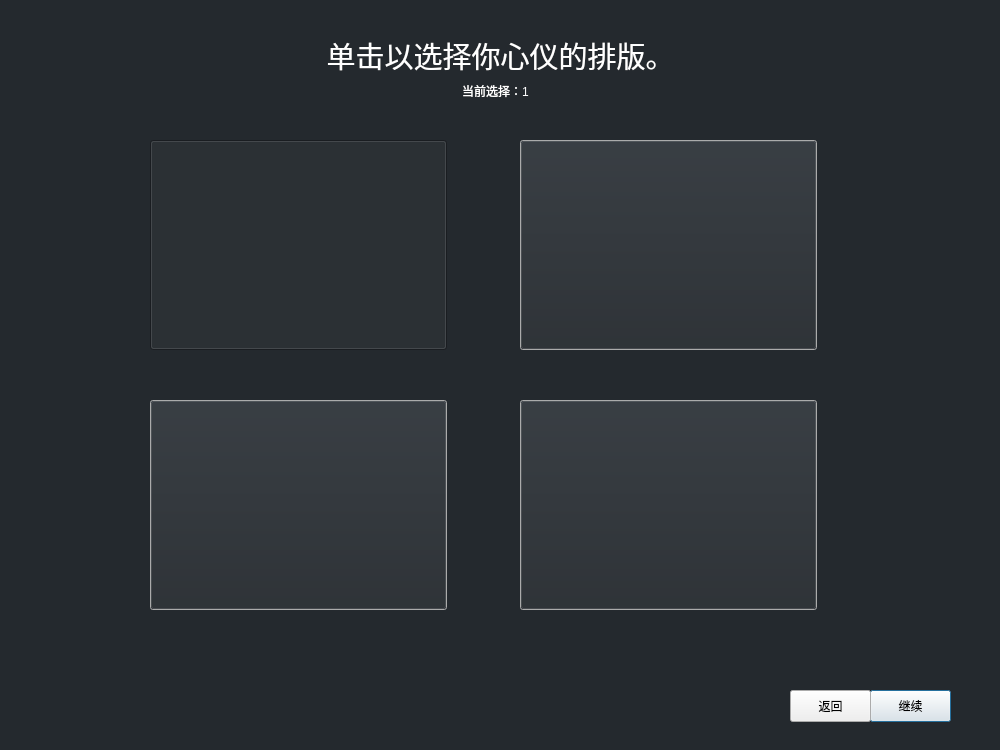
<?xml version="1.0" encoding="UTF-8"?>
<ui version="4.0">
 <class>Dialog</class>
 <widget class="QDialog" name="Dialog">
  <property name="geometry">
   <rect>
    <x>0</x>
    <y>0</y>
    <width>1000</width>
    <height>750</height>
   </rect>
  </property>
  <property name="minimumSize">
   <size>
    <width>1000</width>
    <height>750</height>
   </size>
  </property>
  <property name="maximumSize">
   <size>
    <width>1000</width>
    <height>750</height>
   </size>
  </property>
  <property name="windowTitle">
   <string>新海报 | 选择排版</string>
  </property>
  <widget class="QLabel" name="backgroundLabel">
   <property name="geometry">
    <rect>
     <x>0</x>
     <y>0</y>
     <width>1000</width>
     <height>750</height>
    </rect>
   </property>
   <property name="minimumSize">
    <size>
     <width>1000</width>
     <height>750</height>
    </size>
   </property>
   <property name="maximumSize">
    <size>
     <width>1000</width>
     <height>750</height>
    </size>
   </property>
   <property name="font">
    <font>
     <family>Times New Roman</family>
     <pointsize>40</pointsize>
     <stylestrategy>NoAntialias</stylestrategy>
     <kerning>false</kerning>
    </font>
   </property>
   <property name="styleSheet">
    <string notr="true">#backgroundLabel {
    background-color: #24292E;
}</string>
   </property>
   <property name="text">
    <string/>
   </property>
  </widget>
  <widget class="QPushButton" name="continueButton">
   <property name="geometry">
    <rect>
     <x>870</x>
     <y>690</y>
     <width>81</width>
     <height>32</height>
    </rect>
   </property>
   <property name="font">
    <font>
     <family>Avenir Next</family>
    </font>
   </property>
   <property name="text">
    <string>继续</string>
   </property>
   <property name="autoDefault">
    <bool>true</bool>
   </property>
   <property name="default">
    <bool>true</bool>
   </property>
   <property name="flat">
    <bool>false</bool>
   </property>
  </widget>
  <widget class="QPushButton" name="cancelButton">
   <property name="geometry">
    <rect>
     <x>790</x>
     <y>690</y>
     <width>81</width>
     <height>32</height>
    </rect>
   </property>
   <property name="font">
    <font>
     <family>Avenir Next</family>
    </font>
   </property>
   <property name="text">
    <string>返回</string>
   </property>
   <property name="autoDefault">
    <bool>false</bool>
   </property>
   <property name="default">
    <bool>false</bool>
   </property>
   <property name="flat">
    <bool>false</bool>
   </property>
  </widget>
  <widget class="QLabel" name="titleLabel">
   <property name="geometry">
    <rect>
     <x>320</x>
     <y>40</y>
     <width>361</width>
     <height>31</height>
    </rect>
   </property>
   <property name="palette">
    <palette>
     <active>
      <colorrole role="WindowText">
       <brush brushstyle="SolidPattern">
        <color alpha="255">
         <red>255</red>
         <green>255</green>
         <blue>255</blue>
        </color>
       </brush>
      </colorrole>
     </active>
     <inactive>
      <colorrole role="WindowText">
       <brush brushstyle="SolidPattern">
        <color alpha="255">
         <red>255</red>
         <green>255</green>
         <blue>255</blue>
        </color>
       </brush>
      </colorrole>
     </inactive>
     <disabled>
      <colorrole role="WindowText">
       <brush brushstyle="SolidPattern">
        <color alpha="63">
         <red>0</red>
         <green>0</green>
         <blue>0</blue>
        </color>
       </brush>
      </colorrole>
     </disabled>
    </palette>
   </property>
   <property name="font">
    <font>
     <family>Avenir Next</family>
     <pointsize>22</pointsize>
    </font>
   </property>
   <property name="text">
    <string>单击以选择你心仪的排版。</string>
   </property>
   <property name="alignment">
    <set>Qt::AlignCenter</set>
   </property>
  </widget>
  <widget class="QPushButton" name="temp1Button">
   <property name="geometry">
    <rect>
     <x>150</x>
     <y>140</y>
     <width>297</width>
     <height>210</height>
    </rect>
   </property>
   <property name="palette">
    <palette>
     <active>
      <colorrole role="WindowText">
       <brush brushstyle="SolidPattern">
        <color alpha="255">
         <red>36</red>
         <green>41</green>
         <blue>46</blue>
        </color>
       </brush>
      </colorrole>
      <colorrole role="Button">
       <brush brushstyle="SolidPattern">
        <color alpha="255">
         <red>36</red>
         <green>41</green>
         <blue>46</blue>
        </color>
       </brush>
      </colorrole>
      <colorrole role="Light">
       <brush brushstyle="SolidPattern">
        <color alpha="255">
         <red>36</red>
         <green>41</green>
         <blue>46</blue>
        </color>
       </brush>
      </colorrole>
      <colorrole role="Midlight">
       <brush brushstyle="SolidPattern">
        <color alpha="255">
         <red>45</red>
         <green>51</green>
         <blue>57</blue>
        </color>
       </brush>
      </colorrole>
      <colorrole role="Dark">
       <brush brushstyle="SolidPattern">
        <color alpha="255">
         <red>36</red>
         <green>41</green>
         <blue>46</blue>
        </color>
       </brush>
      </colorrole>
      <colorrole role="Mid">
       <brush brushstyle="SolidPattern">
        <color alpha="255">
         <red>24</red>
         <green>27</green>
         <blue>30</blue>
        </color>
       </brush>
      </colorrole>
      <colorrole role="Text">
       <brush brushstyle="SolidPattern">
        <color alpha="255">
         <red>36</red>
         <green>41</green>
         <blue>46</blue>
        </color>
       </brush>
      </colorrole>
      <colorrole role="BrightText">
       <brush brushstyle="SolidPattern">
        <color alpha="255">
         <red>36</red>
         <green>41</green>
         <blue>46</blue>
        </color>
       </brush>
      </colorrole>
      <colorrole role="ButtonText">
       <brush brushstyle="SolidPattern">
        <color alpha="255">
         <red>36</red>
         <green>41</green>
         <blue>46</blue>
        </color>
       </brush>
      </colorrole>
      <colorrole role="Base">
       <brush brushstyle="SolidPattern">
        <color alpha="255">
         <red>0</red>
         <green>0</green>
         <blue>0</blue>
        </color>
       </brush>
      </colorrole>
      <colorrole role="Window">
       <brush brushstyle="SolidPattern">
        <color alpha="255">
         <red>36</red>
         <green>41</green>
         <blue>46</blue>
        </color>
       </brush>
      </colorrole>
      <colorrole role="Shadow">
       <brush brushstyle="SolidPattern">
        <color alpha="255">
         <red>0</red>
         <green>0</green>
         <blue>0</blue>
        </color>
       </brush>
      </colorrole>
      <colorrole role="AlternateBase">
       <brush brushstyle="SolidPattern">
        <color alpha="255">
         <red>18</red>
         <green>20</green>
         <blue>23</blue>
        </color>
       </brush>
      </colorrole>
      <colorrole role="ToolTipBase">
       <brush brushstyle="SolidPattern">
        <color alpha="255">
         <red>255</red>
         <green>255</green>
         <blue>220</blue>
        </color>
       </brush>
      </colorrole>
      <colorrole role="ToolTipText">
       <brush brushstyle="SolidPattern">
        <color alpha="255">
         <red>0</red>
         <green>0</green>
         <blue>0</blue>
        </color>
       </brush>
      </colorrole>
      <colorrole role="PlaceholderText">
       <brush brushstyle="SolidPattern">
        <color alpha="128">
         <red>255</red>
         <green>255</green>
         <blue>255</blue>
        </color>
       </brush>
      </colorrole>
     </active>
     <inactive>
      <colorrole role="WindowText">
       <brush brushstyle="SolidPattern">
        <color alpha="255">
         <red>36</red>
         <green>41</green>
         <blue>46</blue>
        </color>
       </brush>
      </colorrole>
      <colorrole role="Button">
       <brush brushstyle="SolidPattern">
        <color alpha="255">
         <red>36</red>
         <green>41</green>
         <blue>46</blue>
        </color>
       </brush>
      </colorrole>
      <colorrole role="Light">
       <brush brushstyle="SolidPattern">
        <color alpha="255">
         <red>36</red>
         <green>41</green>
         <blue>46</blue>
        </color>
       </brush>
      </colorrole>
      <colorrole role="Midlight">
       <brush brushstyle="SolidPattern">
        <color alpha="255">
         <red>45</red>
         <green>51</green>
         <blue>57</blue>
        </color>
       </brush>
      </colorrole>
      <colorrole role="Dark">
       <brush brushstyle="SolidPattern">
        <color alpha="255">
         <red>36</red>
         <green>41</green>
         <blue>46</blue>
        </color>
       </brush>
      </colorrole>
      <colorrole role="Mid">
       <brush brushstyle="SolidPattern">
        <color alpha="255">
         <red>24</red>
         <green>27</green>
         <blue>30</blue>
        </color>
       </brush>
      </colorrole>
      <colorrole role="Text">
       <brush brushstyle="SolidPattern">
        <color alpha="255">
         <red>36</red>
         <green>41</green>
         <blue>46</blue>
        </color>
       </brush>
      </colorrole>
      <colorrole role="BrightText">
       <brush brushstyle="SolidPattern">
        <color alpha="255">
         <red>36</red>
         <green>41</green>
         <blue>46</blue>
        </color>
       </brush>
      </colorrole>
      <colorrole role="ButtonText">
       <brush brushstyle="SolidPattern">
        <color alpha="255">
         <red>36</red>
         <green>41</green>
         <blue>46</blue>
        </color>
       </brush>
      </colorrole>
      <colorrole role="Base">
       <brush brushstyle="SolidPattern">
        <color alpha="255">
         <red>0</red>
         <green>0</green>
         <blue>0</blue>
        </color>
       </brush>
      </colorrole>
      <colorrole role="Window">
       <brush brushstyle="SolidPattern">
        <color alpha="255">
         <red>36</red>
         <green>41</green>
         <blue>46</blue>
        </color>
       </brush>
      </colorrole>
      <colorrole role="Shadow">
       <brush brushstyle="SolidPattern">
        <color alpha="255">
         <red>0</red>
         <green>0</green>
         <blue>0</blue>
        </color>
       </brush>
      </colorrole>
      <colorrole role="AlternateBase">
       <brush brushstyle="SolidPattern">
        <color alpha="255">
         <red>18</red>
         <green>20</green>
         <blue>23</blue>
        </color>
       </brush>
      </colorrole>
      <colorrole role="ToolTipBase">
       <brush brushstyle="SolidPattern">
        <color alpha="255">
         <red>255</red>
         <green>255</green>
         <blue>220</blue>
        </color>
       </brush>
      </colorrole>
      <colorrole role="ToolTipText">
       <brush brushstyle="SolidPattern">
        <color alpha="255">
         <red>0</red>
         <green>0</green>
         <blue>0</blue>
        </color>
       </brush>
      </colorrole>
      <colorrole role="PlaceholderText">
       <brush brushstyle="SolidPattern">
        <color alpha="128">
         <red>255</red>
         <green>255</green>
         <blue>255</blue>
        </color>
       </brush>
      </colorrole>
     </inactive>
     <disabled>
      <colorrole role="WindowText">
       <brush brushstyle="SolidPattern">
        <color alpha="255">
         <red>36</red>
         <green>41</green>
         <blue>46</blue>
        </color>
       </brush>
      </colorrole>
      <colorrole role="Button">
       <brush brushstyle="SolidPattern">
        <color alpha="255">
         <red>36</red>
         <green>41</green>
         <blue>46</blue>
        </color>
       </brush>
      </colorrole>
      <colorrole role="Light">
       <brush brushstyle="SolidPattern">
        <color alpha="255">
         <red>36</red>
         <green>41</green>
         <blue>46</blue>
        </color>
       </brush>
      </colorrole>
      <colorrole role="Midlight">
       <brush brushstyle="SolidPattern">
        <color alpha="255">
         <red>45</red>
         <green>51</green>
         <blue>57</blue>
        </color>
       </brush>
      </colorrole>
      <colorrole role="Dark">
       <brush brushstyle="SolidPattern">
        <color alpha="255">
         <red>36</red>
         <green>41</green>
         <blue>46</blue>
        </color>
       </brush>
      </colorrole>
      <colorrole role="Mid">
       <brush brushstyle="SolidPattern">
        <color alpha="255">
         <red>24</red>
         <green>27</green>
         <blue>30</blue>
        </color>
       </brush>
      </colorrole>
      <colorrole role="Text">
       <brush brushstyle="SolidPattern">
        <color alpha="255">
         <red>36</red>
         <green>41</green>
         <blue>46</blue>
        </color>
       </brush>
      </colorrole>
      <colorrole role="BrightText">
       <brush brushstyle="SolidPattern">
        <color alpha="255">
         <red>36</red>
         <green>41</green>
         <blue>46</blue>
        </color>
       </brush>
      </colorrole>
      <colorrole role="ButtonText">
       <brush brushstyle="SolidPattern">
        <color alpha="255">
         <red>36</red>
         <green>41</green>
         <blue>46</blue>
        </color>
       </brush>
      </colorrole>
      <colorrole role="Base">
       <brush brushstyle="SolidPattern">
        <color alpha="255">
         <red>36</red>
         <green>41</green>
         <blue>46</blue>
        </color>
       </brush>
      </colorrole>
      <colorrole role="Window">
       <brush brushstyle="SolidPattern">
        <color alpha="255">
         <red>36</red>
         <green>41</green>
         <blue>46</blue>
        </color>
       </brush>
      </colorrole>
      <colorrole role="Shadow">
       <brush brushstyle="SolidPattern">
        <color alpha="255">
         <red>0</red>
         <green>0</green>
         <blue>0</blue>
        </color>
       </brush>
      </colorrole>
      <colorrole role="AlternateBase">
       <brush brushstyle="SolidPattern">
        <color alpha="255">
         <red>36</red>
         <green>41</green>
         <blue>46</blue>
        </color>
       </brush>
      </colorrole>
      <colorrole role="ToolTipBase">
       <brush brushstyle="SolidPattern">
        <color alpha="255">
         <red>255</red>
         <green>255</green>
         <blue>220</blue>
        </color>
       </brush>
      </colorrole>
      <colorrole role="ToolTipText">
       <brush brushstyle="SolidPattern">
        <color alpha="255">
         <red>0</red>
         <green>0</green>
         <blue>0</blue>
        </color>
       </brush>
      </colorrole>
      <colorrole role="PlaceholderText">
       <brush brushstyle="SolidPattern">
        <color alpha="128">
         <red>255</red>
         <green>255</green>
         <blue>255</blue>
        </color>
       </brush>
      </colorrole>
     </disabled>
    </palette>
   </property>
   <property name="font">
    <font>
     <family>Avenir Next</family>
    </font>
   </property>
   <property name="styleSheet">
    <string notr="true">background: url(:/images/pgen_temp_1.png)</string>
   </property>
   <property name="text">
    <string/>
   </property>
   <property name="checkable">
    <bool>true</bool>
   </property>
   <property name="checked">
    <bool>true</bool>
   </property>
   <property name="autoExclusive">
    <bool>true</bool>
   </property>
   <property name="autoDefault">
    <bool>false</bool>
   </property>
  </widget>
  <widget class="QPushButton" name="temp4Button">
   <property name="geometry">
    <rect>
     <x>520</x>
     <y>400</y>
     <width>297</width>
     <height>210</height>
    </rect>
   </property>
   <property name="palette">
    <palette>
     <active>
      <colorrole role="WindowText">
       <brush brushstyle="SolidPattern">
        <color alpha="255">
         <red>36</red>
         <green>41</green>
         <blue>46</blue>
        </color>
       </brush>
      </colorrole>
      <colorrole role="Button">
       <brush brushstyle="SolidPattern">
        <color alpha="255">
         <red>36</red>
         <green>41</green>
         <blue>46</blue>
        </color>
       </brush>
      </colorrole>
      <colorrole role="Light">
       <brush brushstyle="SolidPattern">
        <color alpha="255">
         <red>36</red>
         <green>41</green>
         <blue>46</blue>
        </color>
       </brush>
      </colorrole>
      <colorrole role="Midlight">
       <brush brushstyle="SolidPattern">
        <color alpha="255">
         <red>36</red>
         <green>41</green>
         <blue>46</blue>
        </color>
       </brush>
      </colorrole>
      <colorrole role="Dark">
       <brush brushstyle="SolidPattern">
        <color alpha="255">
         <red>36</red>
         <green>41</green>
         <blue>46</blue>
        </color>
       </brush>
      </colorrole>
      <colorrole role="Mid">
       <brush brushstyle="SolidPattern">
        <color alpha="255">
         <red>36</red>
         <green>41</green>
         <blue>46</blue>
        </color>
       </brush>
      </colorrole>
      <colorrole role="Text">
       <brush brushstyle="SolidPattern">
        <color alpha="255">
         <red>36</red>
         <green>41</green>
         <blue>46</blue>
        </color>
       </brush>
      </colorrole>
      <colorrole role="BrightText">
       <brush brushstyle="SolidPattern">
        <color alpha="255">
         <red>36</red>
         <green>41</green>
         <blue>46</blue>
        </color>
       </brush>
      </colorrole>
      <colorrole role="ButtonText">
       <brush brushstyle="SolidPattern">
        <color alpha="255">
         <red>36</red>
         <green>41</green>
         <blue>46</blue>
        </color>
       </brush>
      </colorrole>
      <colorrole role="PlaceholderText">
       <brush brushstyle="SolidPattern">
        <color alpha="128">
         <red>0</red>
         <green>0</green>
         <blue>0</blue>
        </color>
       </brush>
      </colorrole>
     </active>
     <inactive>
      <colorrole role="WindowText">
       <brush brushstyle="SolidPattern">
        <color alpha="255">
         <red>36</red>
         <green>41</green>
         <blue>46</blue>
        </color>
       </brush>
      </colorrole>
      <colorrole role="Button">
       <brush brushstyle="SolidPattern">
        <color alpha="255">
         <red>36</red>
         <green>41</green>
         <blue>46</blue>
        </color>
       </brush>
      </colorrole>
      <colorrole role="Light">
       <brush brushstyle="SolidPattern">
        <color alpha="255">
         <red>36</red>
         <green>41</green>
         <blue>46</blue>
        </color>
       </brush>
      </colorrole>
      <colorrole role="Midlight">
       <brush brushstyle="SolidPattern">
        <color alpha="255">
         <red>36</red>
         <green>41</green>
         <blue>46</blue>
        </color>
       </brush>
      </colorrole>
      <colorrole role="Dark">
       <brush brushstyle="SolidPattern">
        <color alpha="255">
         <red>36</red>
         <green>41</green>
         <blue>46</blue>
        </color>
       </brush>
      </colorrole>
      <colorrole role="Mid">
       <brush brushstyle="SolidPattern">
        <color alpha="255">
         <red>36</red>
         <green>41</green>
         <blue>46</blue>
        </color>
       </brush>
      </colorrole>
      <colorrole role="Text">
       <brush brushstyle="SolidPattern">
        <color alpha="255">
         <red>36</red>
         <green>41</green>
         <blue>46</blue>
        </color>
       </brush>
      </colorrole>
      <colorrole role="BrightText">
       <brush brushstyle="SolidPattern">
        <color alpha="255">
         <red>36</red>
         <green>41</green>
         <blue>46</blue>
        </color>
       </brush>
      </colorrole>
      <colorrole role="ButtonText">
       <brush brushstyle="SolidPattern">
        <color alpha="255">
         <red>36</red>
         <green>41</green>
         <blue>46</blue>
        </color>
       </brush>
      </colorrole>
      <colorrole role="PlaceholderText">
       <brush brushstyle="SolidPattern">
        <color alpha="128">
         <red>0</red>
         <green>0</green>
         <blue>0</blue>
        </color>
       </brush>
      </colorrole>
     </inactive>
     <disabled>
      <colorrole role="WindowText">
       <brush brushstyle="SolidPattern">
        <color alpha="255">
         <red>36</red>
         <green>41</green>
         <blue>46</blue>
        </color>
       </brush>
      </colorrole>
      <colorrole role="Button">
       <brush brushstyle="SolidPattern">
        <color alpha="255">
         <red>36</red>
         <green>41</green>
         <blue>46</blue>
        </color>
       </brush>
      </colorrole>
      <colorrole role="Light">
       <brush brushstyle="SolidPattern">
        <color alpha="255">
         <red>36</red>
         <green>41</green>
         <blue>46</blue>
        </color>
       </brush>
      </colorrole>
      <colorrole role="Midlight">
       <brush brushstyle="SolidPattern">
        <color alpha="255">
         <red>36</red>
         <green>41</green>
         <blue>46</blue>
        </color>
       </brush>
      </colorrole>
      <colorrole role="Dark">
       <brush brushstyle="SolidPattern">
        <color alpha="255">
         <red>36</red>
         <green>41</green>
         <blue>46</blue>
        </color>
       </brush>
      </colorrole>
      <colorrole role="Mid">
       <brush brushstyle="SolidPattern">
        <color alpha="255">
         <red>36</red>
         <green>41</green>
         <blue>46</blue>
        </color>
       </brush>
      </colorrole>
      <colorrole role="Text">
       <brush brushstyle="SolidPattern">
        <color alpha="255">
         <red>36</red>
         <green>41</green>
         <blue>46</blue>
        </color>
       </brush>
      </colorrole>
      <colorrole role="BrightText">
       <brush brushstyle="SolidPattern">
        <color alpha="255">
         <red>36</red>
         <green>41</green>
         <blue>46</blue>
        </color>
       </brush>
      </colorrole>
      <colorrole role="ButtonText">
       <brush brushstyle="SolidPattern">
        <color alpha="255">
         <red>36</red>
         <green>41</green>
         <blue>46</blue>
        </color>
       </brush>
      </colorrole>
      <colorrole role="PlaceholderText">
       <brush brushstyle="SolidPattern">
        <color alpha="128">
         <red>0</red>
         <green>0</green>
         <blue>0</blue>
        </color>
       </brush>
      </colorrole>
     </disabled>
    </palette>
   </property>
   <property name="font">
    <font>
     <family>Avenir Next</family>
    </font>
   </property>
   <property name="styleSheet">
    <string notr="true">background: url(:/images/pgen_temp_4.png)</string>
   </property>
   <property name="text">
    <string/>
   </property>
   <property name="checkable">
    <bool>true</bool>
   </property>
   <property name="autoExclusive">
    <bool>true</bool>
   </property>
   <property name="autoDefault">
    <bool>false</bool>
   </property>
  </widget>
  <widget class="QPushButton" name="temp3Button">
   <property name="geometry">
    <rect>
     <x>150</x>
     <y>400</y>
     <width>297</width>
     <height>210</height>
    </rect>
   </property>
   <property name="palette">
    <palette>
     <active>
      <colorrole role="WindowText">
       <brush brushstyle="SolidPattern">
        <color alpha="255">
         <red>36</red>
         <green>41</green>
         <blue>46</blue>
        </color>
       </brush>
      </colorrole>
      <colorrole role="Button">
       <brush brushstyle="SolidPattern">
        <color alpha="255">
         <red>36</red>
         <green>41</green>
         <blue>46</blue>
        </color>
       </brush>
      </colorrole>
      <colorrole role="Light">
       <brush brushstyle="SolidPattern">
        <color alpha="255">
         <red>36</red>
         <green>41</green>
         <blue>46</blue>
        </color>
       </brush>
      </colorrole>
      <colorrole role="Midlight">
       <brush brushstyle="SolidPattern">
        <color alpha="255">
         <red>36</red>
         <green>41</green>
         <blue>46</blue>
        </color>
       </brush>
      </colorrole>
      <colorrole role="Dark">
       <brush brushstyle="SolidPattern">
        <color alpha="255">
         <red>36</red>
         <green>41</green>
         <blue>46</blue>
        </color>
       </brush>
      </colorrole>
      <colorrole role="Mid">
       <brush brushstyle="SolidPattern">
        <color alpha="255">
         <red>36</red>
         <green>41</green>
         <blue>46</blue>
        </color>
       </brush>
      </colorrole>
      <colorrole role="Text">
       <brush brushstyle="SolidPattern">
        <color alpha="255">
         <red>36</red>
         <green>41</green>
         <blue>46</blue>
        </color>
       </brush>
      </colorrole>
      <colorrole role="BrightText">
       <brush brushstyle="SolidPattern">
        <color alpha="255">
         <red>36</red>
         <green>41</green>
         <blue>46</blue>
        </color>
       </brush>
      </colorrole>
      <colorrole role="ButtonText">
       <brush brushstyle="SolidPattern">
        <color alpha="255">
         <red>36</red>
         <green>41</green>
         <blue>46</blue>
        </color>
       </brush>
      </colorrole>
      <colorrole role="PlaceholderText">
       <brush brushstyle="SolidPattern">
        <color alpha="128">
         <red>0</red>
         <green>0</green>
         <blue>0</blue>
        </color>
       </brush>
      </colorrole>
     </active>
     <inactive>
      <colorrole role="WindowText">
       <brush brushstyle="SolidPattern">
        <color alpha="255">
         <red>36</red>
         <green>41</green>
         <blue>46</blue>
        </color>
       </brush>
      </colorrole>
      <colorrole role="Button">
       <brush brushstyle="SolidPattern">
        <color alpha="255">
         <red>36</red>
         <green>41</green>
         <blue>46</blue>
        </color>
       </brush>
      </colorrole>
      <colorrole role="Light">
       <brush brushstyle="SolidPattern">
        <color alpha="255">
         <red>36</red>
         <green>41</green>
         <blue>46</blue>
        </color>
       </brush>
      </colorrole>
      <colorrole role="Midlight">
       <brush brushstyle="SolidPattern">
        <color alpha="255">
         <red>36</red>
         <green>41</green>
         <blue>46</blue>
        </color>
       </brush>
      </colorrole>
      <colorrole role="Dark">
       <brush brushstyle="SolidPattern">
        <color alpha="255">
         <red>36</red>
         <green>41</green>
         <blue>46</blue>
        </color>
       </brush>
      </colorrole>
      <colorrole role="Mid">
       <brush brushstyle="SolidPattern">
        <color alpha="255">
         <red>36</red>
         <green>41</green>
         <blue>46</blue>
        </color>
       </brush>
      </colorrole>
      <colorrole role="Text">
       <brush brushstyle="SolidPattern">
        <color alpha="255">
         <red>36</red>
         <green>41</green>
         <blue>46</blue>
        </color>
       </brush>
      </colorrole>
      <colorrole role="BrightText">
       <brush brushstyle="SolidPattern">
        <color alpha="255">
         <red>36</red>
         <green>41</green>
         <blue>46</blue>
        </color>
       </brush>
      </colorrole>
      <colorrole role="ButtonText">
       <brush brushstyle="SolidPattern">
        <color alpha="255">
         <red>36</red>
         <green>41</green>
         <blue>46</blue>
        </color>
       </brush>
      </colorrole>
      <colorrole role="PlaceholderText">
       <brush brushstyle="SolidPattern">
        <color alpha="128">
         <red>0</red>
         <green>0</green>
         <blue>0</blue>
        </color>
       </brush>
      </colorrole>
     </inactive>
     <disabled>
      <colorrole role="WindowText">
       <brush brushstyle="SolidPattern">
        <color alpha="255">
         <red>36</red>
         <green>41</green>
         <blue>46</blue>
        </color>
       </brush>
      </colorrole>
      <colorrole role="Button">
       <brush brushstyle="SolidPattern">
        <color alpha="255">
         <red>36</red>
         <green>41</green>
         <blue>46</blue>
        </color>
       </brush>
      </colorrole>
      <colorrole role="Light">
       <brush brushstyle="SolidPattern">
        <color alpha="255">
         <red>36</red>
         <green>41</green>
         <blue>46</blue>
        </color>
       </brush>
      </colorrole>
      <colorrole role="Midlight">
       <brush brushstyle="SolidPattern">
        <color alpha="255">
         <red>36</red>
         <green>41</green>
         <blue>46</blue>
        </color>
       </brush>
      </colorrole>
      <colorrole role="Dark">
       <brush brushstyle="SolidPattern">
        <color alpha="255">
         <red>36</red>
         <green>41</green>
         <blue>46</blue>
        </color>
       </brush>
      </colorrole>
      <colorrole role="Mid">
       <brush brushstyle="SolidPattern">
        <color alpha="255">
         <red>36</red>
         <green>41</green>
         <blue>46</blue>
        </color>
       </brush>
      </colorrole>
      <colorrole role="Text">
       <brush brushstyle="SolidPattern">
        <color alpha="255">
         <red>36</red>
         <green>41</green>
         <blue>46</blue>
        </color>
       </brush>
      </colorrole>
      <colorrole role="BrightText">
       <brush brushstyle="SolidPattern">
        <color alpha="255">
         <red>36</red>
         <green>41</green>
         <blue>46</blue>
        </color>
       </brush>
      </colorrole>
      <colorrole role="ButtonText">
       <brush brushstyle="SolidPattern">
        <color alpha="255">
         <red>36</red>
         <green>41</green>
         <blue>46</blue>
        </color>
       </brush>
      </colorrole>
      <colorrole role="PlaceholderText">
       <brush brushstyle="SolidPattern">
        <color alpha="128">
         <red>0</red>
         <green>0</green>
         <blue>0</blue>
        </color>
       </brush>
      </colorrole>
     </disabled>
    </palette>
   </property>
   <property name="font">
    <font>
     <family>Avenir Next</family>
    </font>
   </property>
   <property name="styleSheet">
    <string notr="true">background: url(:/images/pgen_temp_3.png)</string>
   </property>
   <property name="text">
    <string/>
   </property>
   <property name="checkable">
    <bool>true</bool>
   </property>
   <property name="autoExclusive">
    <bool>true</bool>
   </property>
   <property name="autoDefault">
    <bool>false</bool>
   </property>
  </widget>
  <widget class="QPushButton" name="temp2Button">
   <property name="geometry">
    <rect>
     <x>520</x>
     <y>140</y>
     <width>297</width>
     <height>210</height>
    </rect>
   </property>
   <property name="palette">
    <palette>
     <active>
      <colorrole role="WindowText">
       <brush brushstyle="SolidPattern">
        <color alpha="255">
         <red>36</red>
         <green>41</green>
         <blue>46</blue>
        </color>
       </brush>
      </colorrole>
      <colorrole role="Button">
       <brush brushstyle="SolidPattern">
        <color alpha="255">
         <red>36</red>
         <green>41</green>
         <blue>46</blue>
        </color>
       </brush>
      </colorrole>
      <colorrole role="Light">
       <brush brushstyle="SolidPattern">
        <color alpha="255">
         <red>36</red>
         <green>41</green>
         <blue>46</blue>
        </color>
       </brush>
      </colorrole>
      <colorrole role="Midlight">
       <brush brushstyle="SolidPattern">
        <color alpha="255">
         <red>36</red>
         <green>41</green>
         <blue>46</blue>
        </color>
       </brush>
      </colorrole>
      <colorrole role="Dark">
       <brush brushstyle="SolidPattern">
        <color alpha="255">
         <red>36</red>
         <green>41</green>
         <blue>46</blue>
        </color>
       </brush>
      </colorrole>
      <colorrole role="Mid">
       <brush brushstyle="SolidPattern">
        <color alpha="255">
         <red>36</red>
         <green>41</green>
         <blue>46</blue>
        </color>
       </brush>
      </colorrole>
      <colorrole role="Text">
       <brush brushstyle="SolidPattern">
        <color alpha="255">
         <red>36</red>
         <green>41</green>
         <blue>46</blue>
        </color>
       </brush>
      </colorrole>
      <colorrole role="BrightText">
       <brush brushstyle="SolidPattern">
        <color alpha="255">
         <red>36</red>
         <green>41</green>
         <blue>46</blue>
        </color>
       </brush>
      </colorrole>
      <colorrole role="ButtonText">
       <brush brushstyle="SolidPattern">
        <color alpha="255">
         <red>36</red>
         <green>41</green>
         <blue>46</blue>
        </color>
       </brush>
      </colorrole>
      <colorrole role="PlaceholderText">
       <brush brushstyle="SolidPattern">
        <color alpha="128">
         <red>0</red>
         <green>0</green>
         <blue>0</blue>
        </color>
       </brush>
      </colorrole>
     </active>
     <inactive>
      <colorrole role="WindowText">
       <brush brushstyle="SolidPattern">
        <color alpha="255">
         <red>36</red>
         <green>41</green>
         <blue>46</blue>
        </color>
       </brush>
      </colorrole>
      <colorrole role="Button">
       <brush brushstyle="SolidPattern">
        <color alpha="255">
         <red>36</red>
         <green>41</green>
         <blue>46</blue>
        </color>
       </brush>
      </colorrole>
      <colorrole role="Light">
       <brush brushstyle="SolidPattern">
        <color alpha="255">
         <red>36</red>
         <green>41</green>
         <blue>46</blue>
        </color>
       </brush>
      </colorrole>
      <colorrole role="Midlight">
       <brush brushstyle="SolidPattern">
        <color alpha="255">
         <red>36</red>
         <green>41</green>
         <blue>46</blue>
        </color>
       </brush>
      </colorrole>
      <colorrole role="Dark">
       <brush brushstyle="SolidPattern">
        <color alpha="255">
         <red>36</red>
         <green>41</green>
         <blue>46</blue>
        </color>
       </brush>
      </colorrole>
      <colorrole role="Mid">
       <brush brushstyle="SolidPattern">
        <color alpha="255">
         <red>36</red>
         <green>41</green>
         <blue>46</blue>
        </color>
       </brush>
      </colorrole>
      <colorrole role="Text">
       <brush brushstyle="SolidPattern">
        <color alpha="255">
         <red>36</red>
         <green>41</green>
         <blue>46</blue>
        </color>
       </brush>
      </colorrole>
      <colorrole role="BrightText">
       <brush brushstyle="SolidPattern">
        <color alpha="255">
         <red>36</red>
         <green>41</green>
         <blue>46</blue>
        </color>
       </brush>
      </colorrole>
      <colorrole role="ButtonText">
       <brush brushstyle="SolidPattern">
        <color alpha="255">
         <red>36</red>
         <green>41</green>
         <blue>46</blue>
        </color>
       </brush>
      </colorrole>
      <colorrole role="PlaceholderText">
       <brush brushstyle="SolidPattern">
        <color alpha="128">
         <red>0</red>
         <green>0</green>
         <blue>0</blue>
        </color>
       </brush>
      </colorrole>
     </inactive>
     <disabled>
      <colorrole role="WindowText">
       <brush brushstyle="SolidPattern">
        <color alpha="255">
         <red>36</red>
         <green>41</green>
         <blue>46</blue>
        </color>
       </brush>
      </colorrole>
      <colorrole role="Button">
       <brush brushstyle="SolidPattern">
        <color alpha="255">
         <red>36</red>
         <green>41</green>
         <blue>46</blue>
        </color>
       </brush>
      </colorrole>
      <colorrole role="Light">
       <brush brushstyle="SolidPattern">
        <color alpha="255">
         <red>36</red>
         <green>41</green>
         <blue>46</blue>
        </color>
       </brush>
      </colorrole>
      <colorrole role="Midlight">
       <brush brushstyle="SolidPattern">
        <color alpha="255">
         <red>36</red>
         <green>41</green>
         <blue>46</blue>
        </color>
       </brush>
      </colorrole>
      <colorrole role="Dark">
       <brush brushstyle="SolidPattern">
        <color alpha="255">
         <red>36</red>
         <green>41</green>
         <blue>46</blue>
        </color>
       </brush>
      </colorrole>
      <colorrole role="Mid">
       <brush brushstyle="SolidPattern">
        <color alpha="255">
         <red>36</red>
         <green>41</green>
         <blue>46</blue>
        </color>
       </brush>
      </colorrole>
      <colorrole role="Text">
       <brush brushstyle="SolidPattern">
        <color alpha="255">
         <red>36</red>
         <green>41</green>
         <blue>46</blue>
        </color>
       </brush>
      </colorrole>
      <colorrole role="BrightText">
       <brush brushstyle="SolidPattern">
        <color alpha="255">
         <red>36</red>
         <green>41</green>
         <blue>46</blue>
        </color>
       </brush>
      </colorrole>
      <colorrole role="ButtonText">
       <brush brushstyle="SolidPattern">
        <color alpha="255">
         <red>36</red>
         <green>41</green>
         <blue>46</blue>
        </color>
       </brush>
      </colorrole>
      <colorrole role="PlaceholderText">
       <brush brushstyle="SolidPattern">
        <color alpha="128">
         <red>0</red>
         <green>0</green>
         <blue>0</blue>
        </color>
       </brush>
      </colorrole>
     </disabled>
    </palette>
   </property>
   <property name="font">
    <font>
     <family>Avenir Next</family>
    </font>
   </property>
   <property name="styleSheet">
    <string notr="true">background: url(:/images/pgen_temp_2.png)</string>
   </property>
   <property name="text">
    <string/>
   </property>
   <property name="checkable">
    <bool>true</bool>
   </property>
   <property name="autoExclusive">
    <bool>true</bool>
   </property>
   <property name="autoDefault">
    <bool>false</bool>
   </property>
  </widget>
  <widget class="QLabel" name="currentChooseLabel">
   <property name="geometry">
    <rect>
     <x>420</x>
     <y>80</y>
     <width>151</width>
     <height>21</height>
    </rect>
   </property>
   <property name="palette">
    <palette>
     <active>
      <colorrole role="WindowText">
       <brush brushstyle="SolidPattern">
        <color alpha="255">
         <red>255</red>
         <green>255</green>
         <blue>255</blue>
        </color>
       </brush>
      </colorrole>
     </active>
     <inactive>
      <colorrole role="WindowText">
       <brush brushstyle="SolidPattern">
        <color alpha="255">
         <red>255</red>
         <green>255</green>
         <blue>255</blue>
        </color>
       </brush>
      </colorrole>
     </inactive>
     <disabled>
      <colorrole role="WindowText">
       <brush brushstyle="SolidPattern">
        <color alpha="63">
         <red>0</red>
         <green>0</green>
         <blue>0</blue>
        </color>
       </brush>
      </colorrole>
     </disabled>
    </palette>
   </property>
   <property name="text">
    <string>当前选择：1</string>
   </property>
   <property name="alignment">
    <set>Qt::AlignCenter</set>
   </property>
  </widget>
 </widget>
 <resources>
  <include location="../images/Pgen_Temp_Icon.qrc"/>
 </resources>
 <connections>
  <connection>
   <sender>cancelButton</sender>
   <signal>clicked()</signal>
   <receiver>Dialog</receiver>
   <slot>close()</slot>
   <hints>
    <hint type="sourcelabel">
     <x>830</x>
     <y>705</y>
    </hint>
    <hint type="destinationlabel">
     <x>499</x>
     <y>374</y>
    </hint>
   </hints>
  </connection>
 </connections>
</ui>
